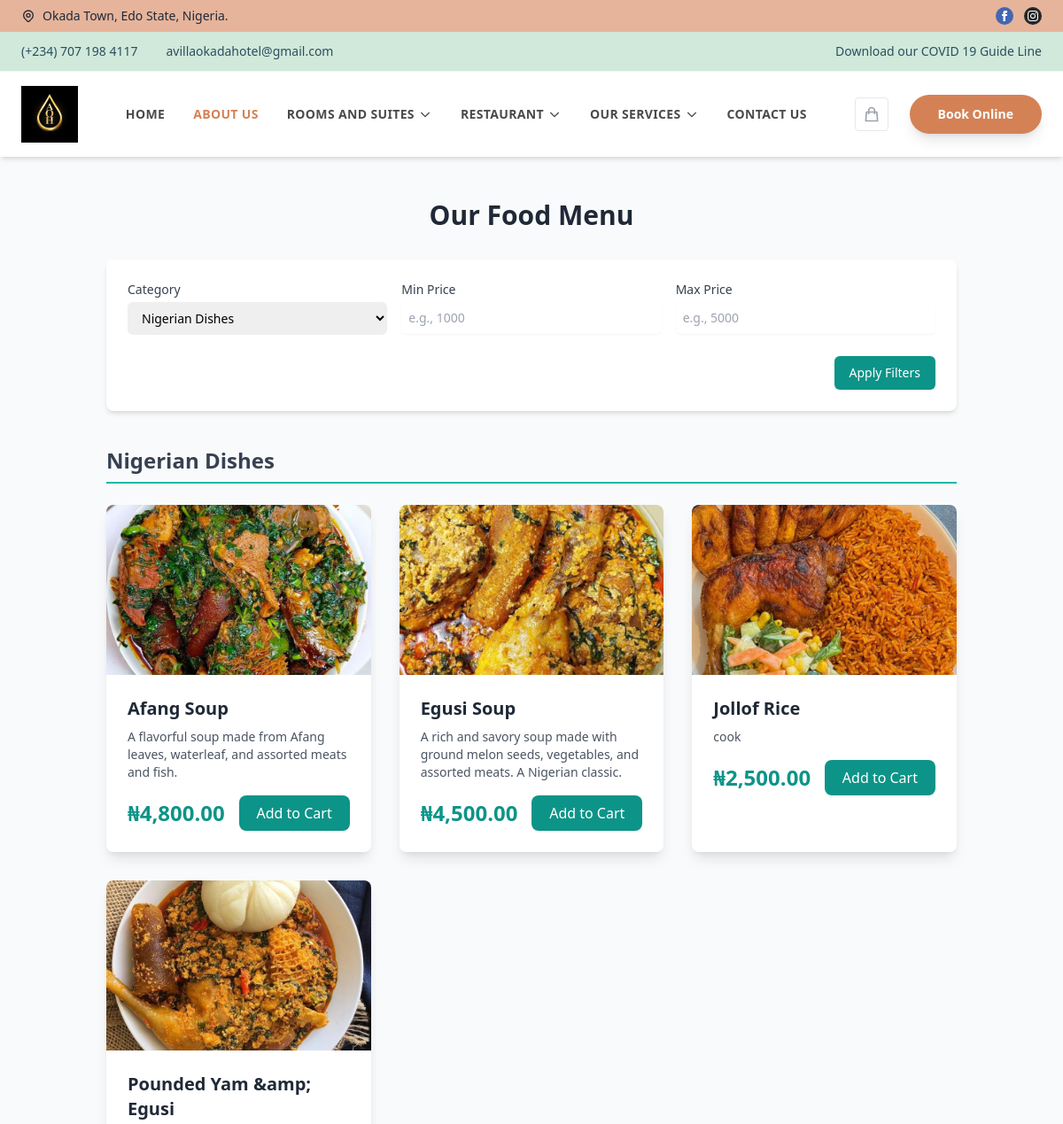
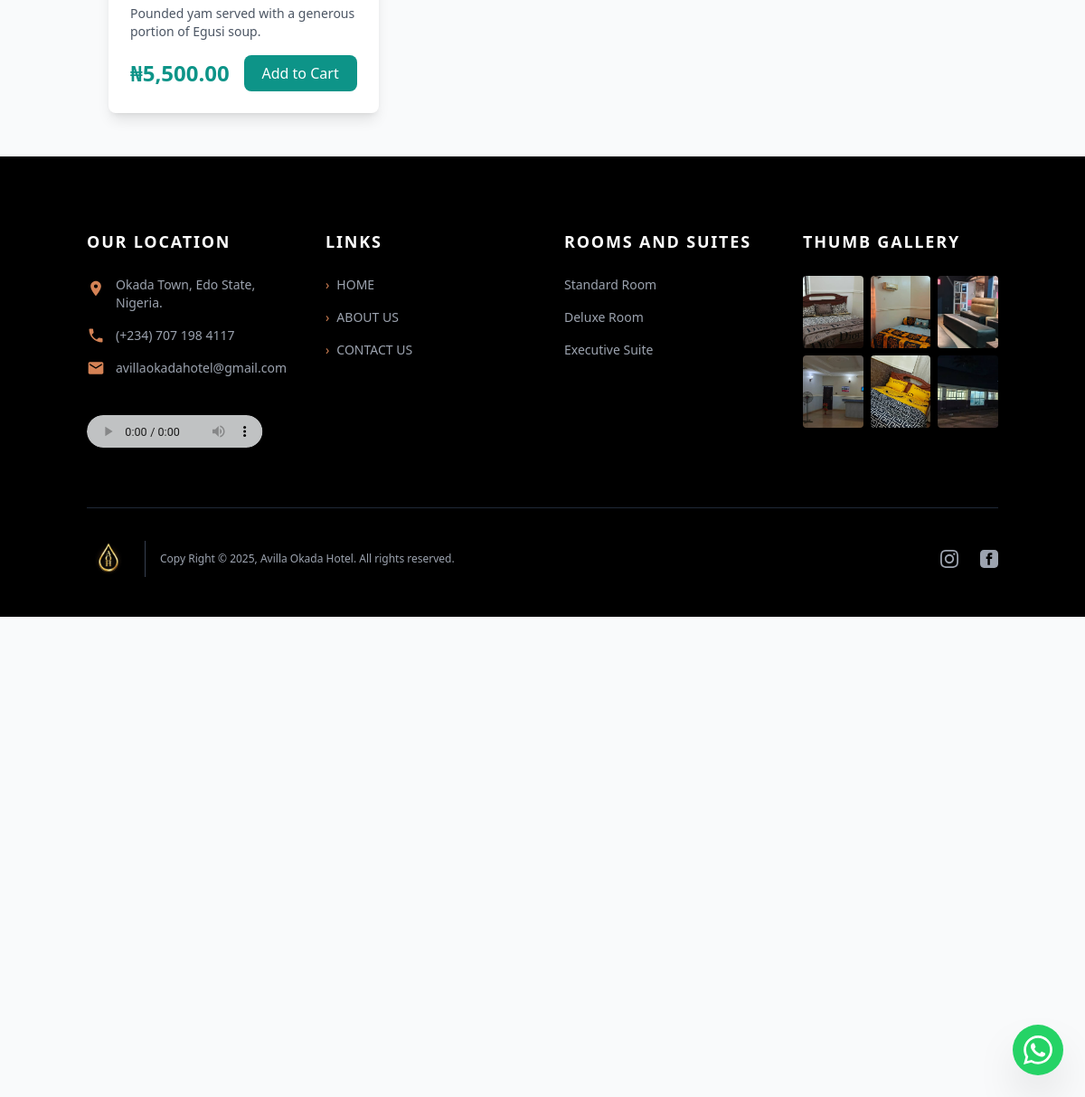
The app's page /food.php?category=Nigerian+Dishes with its own data (2 pictures, top to bottom).
### tables this page shows
CREATE TABLE `food_menu` (
  `menu_item_id` int(11) NOT NULL,
  `item_name` varchar(150) NOT NULL,
  `category` enum('Nigerian Dishes','Continental Plates','Breakfast Specials','Drinks','Appetizers','Desserts') NOT NULL,
  `drink_category` enum('Wine','Beer','Spirit','Cocktail','Juice','Soda','Water', 'softdrink') DEFAULT NULL,
  `description` text DEFAULT NULL,
  `price` decimal(10,2) NOT NULL,
  `availability` tinyint(1) DEFAULT 1,
  `preparation_time` int(11) DEFAULT NULL COMMENT 'in minutes',
  `image_url` varchar(255) DEFAULT NULL,
  `is_vegetarian` tinyint(1) DEFAULT 0,
  `is_featured` tinyint(1) DEFAULT 0,
  `created_date` timestamp NOT NULL DEFAULT current_timestamp(),
  `last_updated` timestamp NOT NULL DEFAULT current_timestamp() ON UPDATE current_timestamp()
);

### config/database.php (called while the page is built, shortened)
<?php
function sanitize($data) {
    return htmlspecialchars(strip_tags(trim($data)));
}
function formatCurrency($amount) {
    return '₦' . number_format($amount, 2);
}
?>

### food.php (the view, shortened to what this page needs)
<?php
require_once 'config/database.php';
include 'header-one.php';
$selectedCategory = sanitize($_GET['category'] ?? '');
$sql = "SELECT * FROM food_menu WHERE availability = 1 AND LOWER(category) NOT LIKE '%drink%' AND LOWER(category) NOT LIKE '%local brew%'";
$params = [];
if ($selectedCategory) {
    $sql .= " AND category = :category";
    $params[':category'] = $selectedCategory;
}
$sql .= " ORDER BY category, item_name";
try {
    $stmt = $pdo->prepare($sql);
    $stmt->execute($params);
    $food_items = $stmt->fetchAll();
    $allCategoriesStmt = $pdo->query("SELECT DISTINCT category FROM food_menu WHERE availability = 1 ORDER BY category");
    $allCategories = $allCategoriesStmt->fetchAll(PDO::FETCH_COLUMN);
    $categories_grouped = [];
    foreach ($food_items as $item) {
        $categories_grouped[$item['category']][] = $item;
    }
} catch (PDOException $e) {
    error_log("Error fetching food menu: " . $e->getMessage());
    $food_items = [];
    $allCategories = [];
    $categories_grouped = [];
}
?>
<section class="py-12 bg-gray-50">
    <div class="container mx-auto px-4 lg:px-8">
        <h1 class="text-3xl font-bold text-gray-800 mb-8 text-center">Our Food Menu</h1>
        <form method="GET" action="food.php" class="mb-8 p-6 bg-white rounded-lg shadow-md">
            <div class="grid grid-cols-1 md:grid-cols-3 gap-4">
                <div>
                    <label for="category" class="block text-sm font-medium text-gray-700">Category</label>
                    <select id="category" name="category" class="mt-1 p-2 block w-full pl-3 pr-10 py-2 text-base border-gray-300 focus:outline-none focus:ring-teal-500 focus:border-teal-500 sm:text-sm rounded-md">
                        <?php foreach ($allCategories as $cat): ?>
                            <option value="<?= htmlspecialchars($cat) ?>" <?= ($selectedCategory === $cat) ? 'selected' : '' ?>><?= htmlspecialchars($cat) ?></option>
                        <?php endforeach; ?>
                    </select>
                </div>
                <div>
                    <label for="min_price" class="block text-sm font-medium text-gray-700">Min Price</label>
                    <input type="number" id="min_price" name="min_price" value="<?= htmlspecialchars($_GET['min_price'] ?? '') ?>"
                           class="mt-1 p-2 block w-full shadow-sm sm:text-sm border-gray-300 rounded-md focus:ring-teal-500 focus:border-teal-500" placeholder="e.g., 1000">
                </div>
                <div>
                    <label for="max_price" class="block text-sm font-medium text-gray-700">Max Price</label>
                    <input type="number" id="max_price" name="max_price" value="<?= htmlspecialchars($_GET['max_price'] ?? '') ?>"
                           class="mt-1 p-2 block w-full shadow-sm sm:text-sm border-gray-300 rounded-md focus:ring-teal-500 focus:border-teal-500" placeholder="e.g., 5000">
                </div>
            </div>
            <div class="mt-6 flex justify-end">
                <button type="submit" class="inline-flex items-center px-4 py-2 border border-transparent text-sm font-medium rounded-md shadow-sm text-white bg-teal-600 hover:bg-teal-700 focus:outline-none focus:ring-2 focus:ring-offset-2 focus:ring-teal-500">
                    Apply Filters
                </button>
            </div>
        </form>
        <?php if (empty($food_items)): ?>
            <p class="text-center text-gray-600 text-lg">No food items available matching your filters. Please adjust your criteria.</p>
        <?php else: ?>
            <?php foreach ($categories_grouped as $category_name => $items_in_category): ?>
                <h2 class="text-2xl font-semibold text-gray-700 mt-10 mb-6 border-b-2 border-teal-500 pb-2"><?= htmlspecialchars($category_name) ?></h2>
                <div class="grid grid-cols-1 md:grid-cols-2 lg:grid-cols-3 gap-8">
                    <?php foreach ($items_in_category as $item): ?>
                        <div class="bg-white rounded-lg shadow-lg overflow-hidden">
                            <img src="<?= htmlspecialchars($item['image_url'] ?? 'https://via.placeholder.com/400x300?text=No+Image') ?>"
                                 alt="<?= htmlspecialchars($item['item_name']) ?>"
                                 class="w-full h-48 object-cover object-center">
                            <div class="p-6">
                                <h3 class="text-xl font-semibold text-gray-800 mb-2"><?= htmlspecialchars($item['item_name']) ?></h3>
                                <p class="text-gray-600 text-sm mb-4"><?= htmlspecialchars($item['description'] ?? 'No description available.') ?></p>
                                <div class="flex items-center justify-between">
                                    <span class="text-2xl font-bold text-teal-600"><?= formatCurrency($item['price']) ?></span>
                                    <form class="add-to-cart-form">
                                        <button type="submit" class="bg-teal-600 text-white px-5 py-2 rounded-lg hover:bg-teal-700 transition-colors focus:outline-none focus:ring-2 focus:ring-teal-500 focus:ring-offset-2">
                                            Add to Cart
                                        </button>
                                    </form>
                                </div>
                            </div>
                        </div>
                    <?php endforeach; ?>
                </div>
            <?php endforeach; ?>
        <?php endif; ?>
    </div>
</section>
<?php include 'footer-one.php'; ?>

### records on screen
food_menu: image_url (picture), item_name "Afang Soup", description "A flavorful soup made from Afang leaves, waterleaf, and assorted meats and fish.", price "₦4,800.00"
food_menu: image_url (picture), item_name "Egusi Soup", description "A rich and savory soup made with ground melon seeds, vegetables, and assorted meats. A Nigerian classic.", price "₦4,500.00"
food_menu: image_url (picture), item_name "Jollof Rice", description "cook", price "₦2,500.00"
food_menu: image_url (picture), item_name "Pounded Yam &amp; Egusi", description "Pounded yam served with a generous portion of Egusi soup.", price "₦5,500.00"

### other values on screen
$category_name "Nigerian Dishes"
form field category "Nigerian Dishes"
